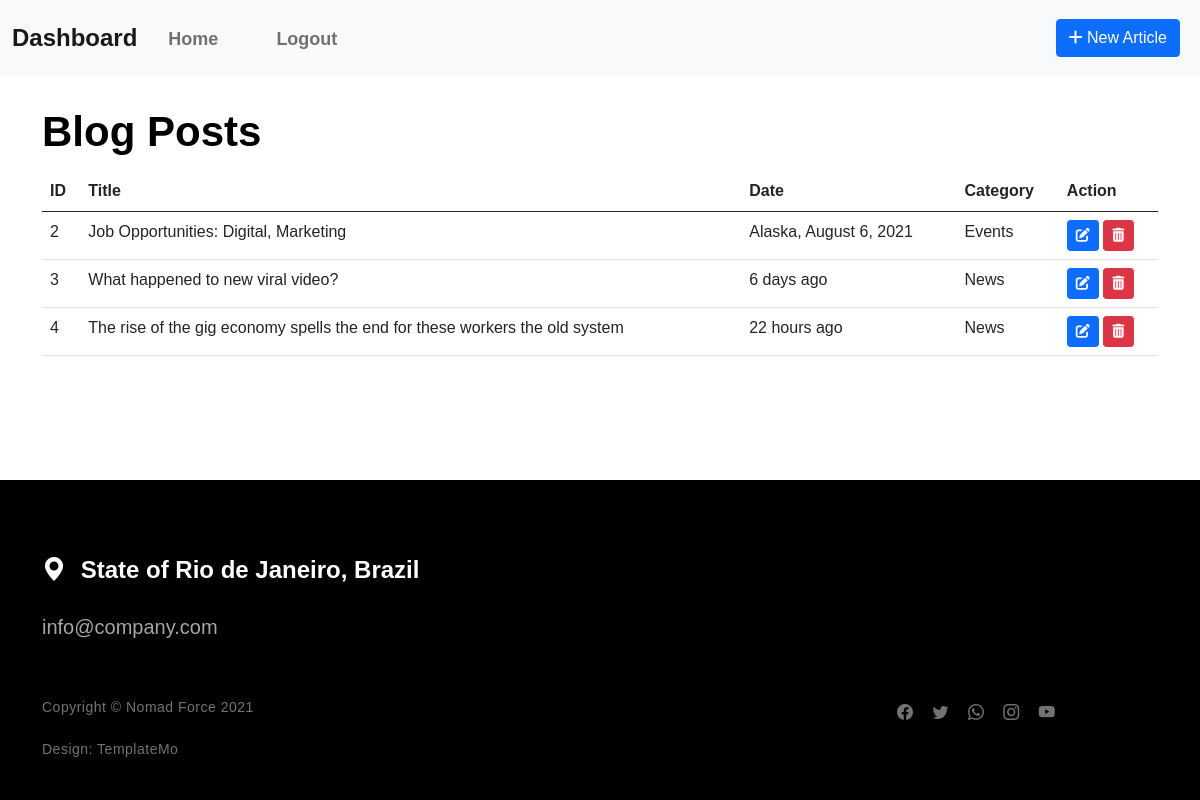
The page /admin/dashboard.php (signed in) on the database its author committed.
### tables this page shows
CREATE TABLE `news` (
  `id` int(11) NOT NULL,
  `title` varchar(255) NOT NULL,
  `category` varchar(45) NOT NULL,
  `date` varchar(45) NOT NULL,
  `image` text NOT NULL,
  `image_caption` text NOT NULL,
  `color` varchar(45) NOT NULL
);

### lib/Database.php (called while the page is built, shortened)
<?php
class Database
{
    private $host = "localhost";
    private $username = "root";
    private $password = "";
    private $dbName = "nomad_force";
    private \PDO $connection;
    public function __construct(
        string $host = "",
        int $port = 3306,
        string $username = "",
        string $password = "",
        string $dbName = ""
    )
    {
        if(!empty($host)) {
            $this->host = $host;
        }
        if(!empty($username)) {
            $this->username = $username;
        }
        if(!empty($dbName)) {
            $this->dbName = $dbName;
        }
        try {
            $this->connection = new \PDO(
                "mysql:host=$this->host;dbname=$this->dbName;charset=utf8mb4",
                $this->username,
                $this->password
            );
            $this->connection->setAttribute(\PDO::ATTR_ERRMODE, \PDO::ERRMODE_EXCEPTION);
        } catch(\PDOException $e) {
            echo "Connection failed: " . $e->getMessage();
        }
    }
    public function getArticles():array {
        $sql = "SELECT * FROM news";
        $query = $this->connection->query($sql);
        return $query->fetchAll(\PDO::FETCH_ASSOC);
    }
}

### admin/dashboard.php (the view, shortened to what this page needs)
<?php
require_once '../lib/Database.php';
$db = new Database("localhost", 3306, "root", "", "nomad-force");
?>
<!DOCTYPE html>
<html lang="en">
<head>
    <link href="../css/bootstrap.min.css" rel="stylesheet">
    <link href="../css/bootstrap-icons.css" rel="stylesheet">
    <link rel="stylesheet" href="../css/magnific-popup.css">
    <link href="../css/aos.css" rel="stylesheet">
    <link href="../css/templatemo-nomad-force.css" rel="stylesheet">
    <link rel="stylesheet" href="https://cdnjs.cloudflare.com/ajax/libs/font-awesome/6.0.0/css/all.min.css">
</head>
<body>
<?php include_once "header.php"; ?>
<div class="container mt-4">
    <div class="row">
        <div class="col-md-12">
            <h2>Blog Posts</h2>
            <table class="table">
                <thead>
                <tr>
                    <th>ID</th>
                    <th>Title</th>
                    <th>Date</th>
                    <th>Category</th>
                    <th>Action</th>
                </tr>
                </thead>
                <tbody>
                <?php
                $articles = $db->getArticles();
                foreach ($articles as $items) {
                    echo '
                <tr>
                    <td>'.$items['id'].'</td>
                    <td>'.$items['title'].'</td>
                    <td>'.$items['date'].'</td>
                    <td>'.$items['category'].'</td>
                    <td>
                        <a href="update.php?article='.$items['id'].'" class="btn btn-primary btn-sm">
                            <i class="fas fa-edit"></i>
                        </a>
                        <a href="delete.php?article='.$items['id'].'" class="btn btn-danger btn-sm">
                            <i class="fas fa-trash-alt"></i>
                        </a>
                    </td>
                </tr>
                ';
                }
                ?>
                </tbody>
            </table>
        </div>
    </div>
</div>
<?php include_once "../parts/footer.php"; ?>
</body>
</html>

### css/templatemo-nomad-force.css (style rules this page uses)
:root { --white-color: #FFFFFF; --primary-color: #ffc107; --section-bg-color: #f9f9f9; --dark-color: #000000; --grey-color: #fcfeff; --text-secondary-white-color: rgba(255, 255, 255, 0.98); --title-color: #565758; --p-color: #717275; --body-font-family: 'Noto Sans JP', sans-serif; --h1-font-size: 72px; --h2-font-size: 42px; --h3-font-size: 36px; --h4-font-size: 32px; --h5-font-size: 24px; --h6-font-size: 22px; --p-font-size: 20px; --copyright-text-font-size: 14px; --custom-link-font-size: 12px; --font-weight-light: 300; --font-weight-normal: 400; --font-weight-bold: 700; --font-weight-black: 900; }
body, html { height: 100%; }
body { background: var(--white-color); font-family: var(--body-font-family); position: relative; }
h2, h3, h4, h5, h6 { color: var(--dark-color); line-height: inherit; }
h1, h2, h3, h4, h5, h6 { font-weight: var(--font-weight-bold); }
h1, h2 { font-weight: var(--font-weight-black); }
h2 { font-size: var(--h2-font-size); }
a, button { touch-action: manipulation; transition: all 0.3s; }
a { color: var(--p-color); text-decoration: none; }

### admin/dashboard.php (style rules this page uses)
body { display: flex; flex-direction: column; min-height: 100vh; }

### rows shown on the page
news: id "2", title "Job Opportunities: Digital, Marketing", date "Alaska, August 6, 2021", category "Events"
news: id "3", title "What happened to new viral video?", date "6 days ago", category "News"
news: id "4", title "The rise of the gig economy spells the end for these workers the old system", date "22 hours ago", category "News"
